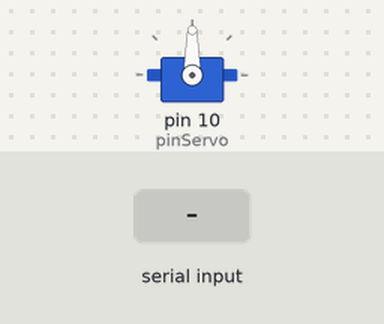
The sketch below on a simulated Arduino Uno, built with avr-gcc and run on an emulated ATmega328P. On the bench: servo. The test bench sets the inputs (shaded band).

Above: at 1.2 s.
1.3 s: "90,45\n" received over Serial
At 3.1 s:
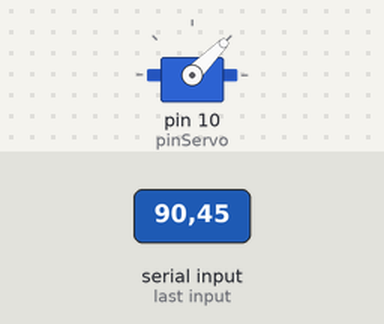
3.8 s: "30,150\n" received over Serial
At 6.0 s:
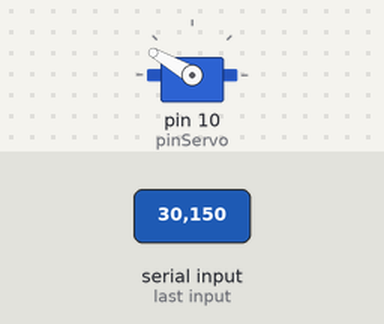
6.3 s: "200\n" received over Serial
At 7.4 s:
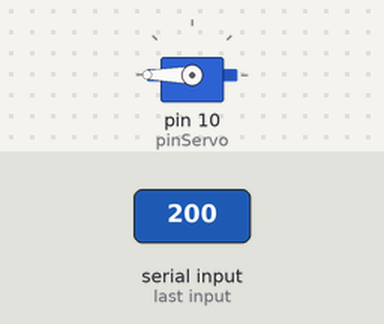
9.3 s: "90\n" received over Serial
At 12.4 s:
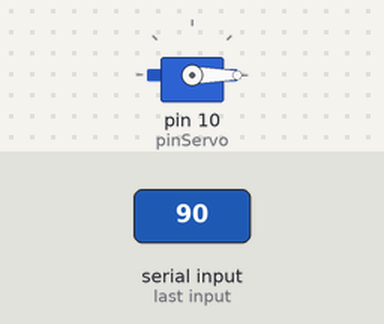
Timing chart, 0 to 13.3 s (numbered marks = the images above; inputs shaded):
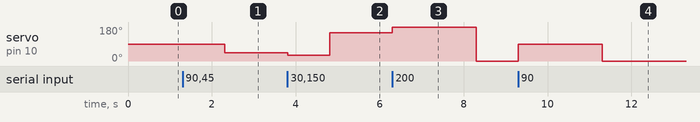

The sketch:

Servomotor_Joao.ino
```cpp
#include <Servo.h>
#define pinServo 10
int pot = 0;
int valorpot;
int angulo = 0;
Servo (severo);

void setup() {

severo.attach(pinServo);
Serial.begin(9600);
}

void loop() {

  if(Serial.available()>0){
    angulo = Serial.parseInt();
    severo.write(angulo);
    delay(1000);
  }
}
```

Measured:
- after the input at 1.3 s, servo on pin 10 (pinServo): 90° → 45° after 1.0 s
- after the input at 3.8 s, servo on pin 10 (pinServo): 45° → 30° at once, → 150° 1.0 s later
- after the input at 6.3 s, servo on pin 10 (pinServo): 150° → 180° at once, → 0° 2.0 s later
- after the input at 9.3 s, servo on pin 10 (pinServo): 0° → 90° at once, → 0° 2.0 s later
